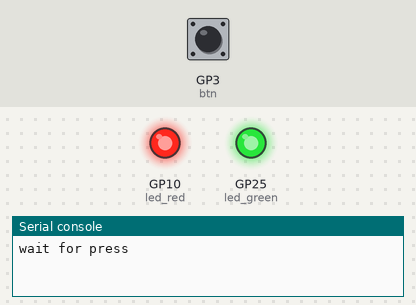
Simulated run of this program. Board: Raspberry Pi Pico running MicroPython. Shown: output pins drawn as LEDs (lit = HIGH), the last lines printed to the serial console. Dashed ring = blinking. The test bench sets the inputs (shaded band); at power-on: GP3 (btn) HIGH.

Above: at 1.2 s.
1.3 s: GP3 (btn) pulled LOW for 0.15 s
At 2.1 s:
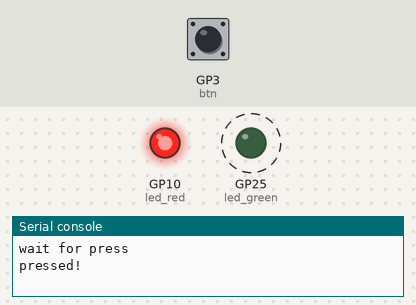
At 5.1 s:
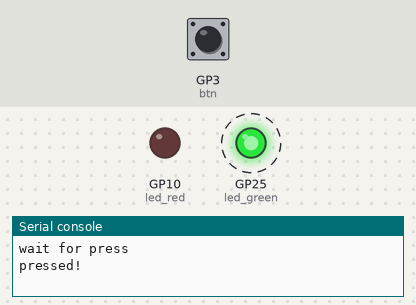
Timing chart, 0 to 10.4 s (numbered marks = the images above; inputs shaded):
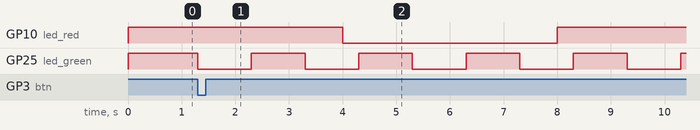

Measured:
- after the input at 1.3 s, GP10 (led_red): HIGH → LOW after 2.7 s, → HIGH 4.0 s later; GP25 (led_green): alternates HIGH for 1.0 s and LOW for 1.0 s, starting at once

The program:

main.py
```python
from machine import Pin
import uasyncio
import time


# Coroutine: Button
async def button(btn):
    print("wait for press")
    while btn.value() == 1:
        #await uasyncio.sleep(0.1)
        time.sleep(0.1)
    print("pressed!")

# Coroutine: blink
async def blink(led, period):
    while True:
        led.toggle()
        await uasyncio.sleep(period)


async def main():
    # GPIO configuration for LED module
    # LED -> GPIO10
    # LED is in "current sink" configuration, Which means logic=1 -> turn off, logic=0 -> turn on
    gpio_num_LED = 10
    led_red = Pin(gpio_num_LED, Pin.OUT) # Set GPIO as Output

    # GPIO configuration for Pico's onboard LED
    led_green = Pin('LED', Pin.OUT) # Set GPIO as Output

    # GPIO configuration for KEY module
    # KEY -> GPIO3
    # IO interrupt is used
    gpio_num_KEY = 3
    btn = Pin(gpio_num_KEY, Pin.IN, Pin.PULL_UP) # Set GPIO as Input, Pull-up mode

    uasyncio.create_task(blink(led_green, 1))
    uasyncio.create_task(blink(led_red, 4))
    uasyncio.create_task(button(btn))
    await uasyncio.sleep(20)

uasyncio.run(main())
```
